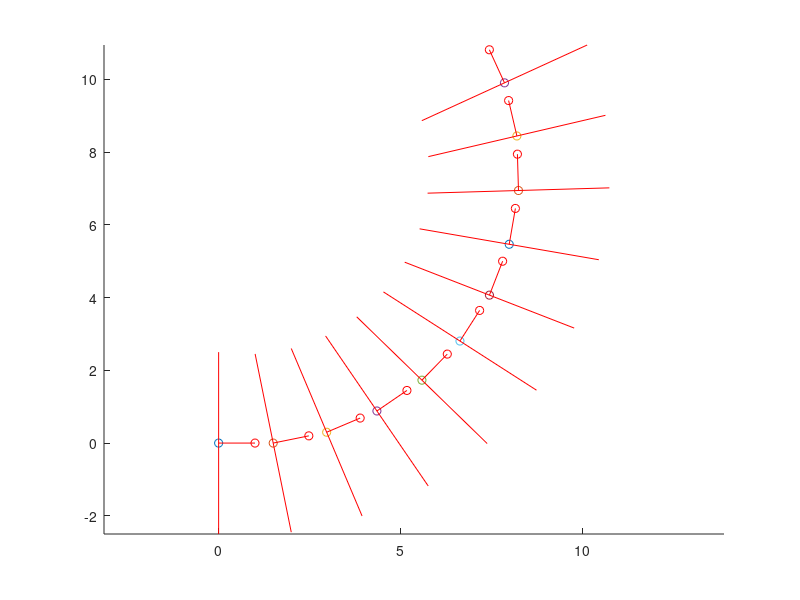

Here is the MATLAB script that generated this plot:
L = 5;
v1 = 2;
v2 = 1;
teta = 0;

x = 0;
y = 0;

for i = 0:0.1:1
	hold on
	% Aktualna pozycja robota
	plot(x,y,'o');
	% Lewa os silnika 
	x1 = x - L/2 * cos((pi/2)-teta);
	y1 = y + L/2 * sin((pi/2)-teta);
	% Prawa os silnika
	x2 = x + L/2 * cos((pi/2)-teta);
	y2 = y - L/2 * sin((pi/2)-teta);
	% Wskazanie orientacji robota
	x3 = x + 1 * cos(teta);
	y3 = y + 1 * sin(teta);
	% Wyswietlenie
	plot([x1,x2],[y1,y2],'r-')
	plot([x,x3],[y,y3],'r-')
	plot(x3,y3,'ro');
	axis equal
	% Obliczenia kinematyki
	Vx1 = (v1+v2) * cos(teta) / 2;
	Vy1 = (v1+v2) * sin(teta) / 2;
	Omega1 = (v1-v2)/L;
	x = x + Vx1;
	y = y + Vy1;
	teta = teta + Omega1;
end